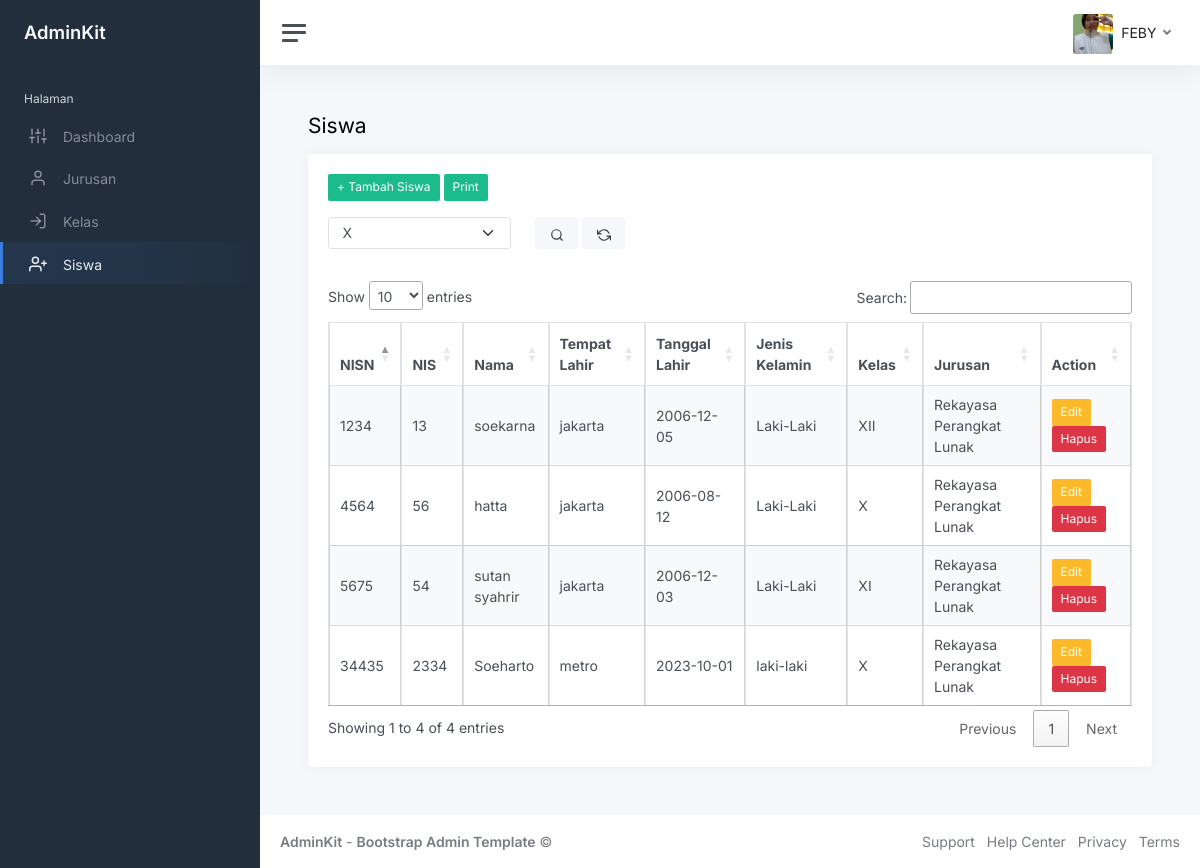
/index.php?page=siswa (signed in), run on the app's committed database.
### tables this page shows
CREATE TABLE `siswa` (
  `nisn` char(10) NOT NULL,
  `nis` char(4) NOT NULL,
  `nama_siswa` varchar(32) NOT NULL,
  `id_kelas` int(11) NOT NULL,
  `tempat_lahir` varchar(32) NOT NULL,
  `tanggal_lahir` date NOT NULL,
  `jenis_kelamin` varchar(10) NOT NULL
);

CREATE TABLE `kelas` (
  `id_kelas` int(11) NOT NULL,
  `id_jurusan` int(11) NOT NULL,
  `nama_kelas` varchar(10) NOT NULL
);

CREATE TABLE `jurusan` (
  `id_jurusan` int(11) NOT NULL,
  `nama_jurusan` varchar(50) NOT NULL
);

### siswa.php (the view, shortened to what this page needs)
<h1 class="h3 mb-3">Siswa</h1>
<div class="row">
    <div class="col-12">
        <div class="card flex-fill">
            <div class="card-body">
                <a href="?page=tambah-siswa" class="btn btn-success btn-sm mb-3">+ Tambah Siswa</a>
                <?php
                if (!empty($_POST['kelas'])) {
                ?>
                    <a href="cetak-siswa.php?kelas=<?php echo $kelas ?>" class="btn btn-success btn-sm mb-3" target="_blank">Print</a>
                <?php
                } else {
                ?>
                    <a href="cetak-siswa.php" class="btn btn-success btn-sm mb-3" target="_blank">Print</a>
                <?php
                }
                ?>
                <form action="" method="post">
                    <div class="row mb-3">
                        <div class="col-sm-3">
                            <div class="form-group">
                                <select name="kelas" class="form-select">
                                    <option value="X" <?php echo isset($_POST['kelas']) == true ? ($_POST['kelas'] == 'X' ? 'selected' : '') : '' ?>>
                                        X
                                    </option>
                                </select>
                            </div>
                        </div>
                        <div class="col-sm-3">
                            <button class="btn btn-light"><i data-feather="search"></i></button>
                            <a href="?page=siswa" class="btn btn-light"><i data-feather="refresh-ccw"></i></a>
                        </div>
                    </div>
                </form>
                <table class="table table-bordered table-striped table-hover cell-border" id="siswa">
                    <thead>
                        <tr>
                            <th>NISN</th>
                            <th>NIS</th>
                            <th>Nama</th>
                            <th>Tempat Lahir</th>
                            <th>Tanggal Lahir</th>
                            <th>Jenis Kelamin</th>
                            <th>Kelas</th>
                            <th>Jurusan</th>
                            <th>Action</th>
                        </tr>
                    </thead>
                    <tbody>
                        <?php
                        if (isset($_POST['kelas'])) {
                            $kelas = $_POST['kelas'];
                            $query = mysqli_query($koneksi, "SELECT * FROM siswa INNER JOIN kelas ON siswa.id_kelas=kelas.id_kelas INNER JOIN jurusan ON kelas.id_jurusan=jurusan.id_jurusan WHERE nama_kelas='$kelas'");
                        } else {
                            $query = mysqli_query($koneksi, "SELECT * FROM siswa INNER JOIN kelas ON siswa.id_kelas=kelas.id_kelas INNER JOIN jurusan ON kelas.id_jurusan=jurusan.id_jurusan");
                        }
                        while ($data = mysqli_fetch_array($query)) {
                        ?>
                            <tr>
                                <td><?php echo $data['nisn'] ?></td>
                                <td><?php echo $data['nis'] ?></td>
                                <td><?php echo $data['nama_siswa'] ?></td>
                                <td><?php echo $data['tempat_lahir'] ?></td>
                                <td><?php echo $data['tanggal_lahir'] ?></td>
                                <td><?php echo $data['jenis_kelamin'] ?></td>
                                <td><?php echo $data['nama_kelas'] ?></td>
                                <td><?php echo $data['nama_jurusan'] ?></td>
                                <td>
                                    <a href="?page=edit-siswa&id=<?php echo $data['nisn'] ?>" class="btn btn-warning btn-sm">Edit</a>
                                    <a href="?page=hapus-siswa&id=<?php echo $data['nisn'] ?>" class="btn btn-danger btn-sm">Hapus</a>
                                </td>
                            </tr>
                        <?php
                        }
                        ?>
                    </tbody>
                </table>
            </div>
        </div>
    </div>
</div>

### data on the page
siswa: nisn "1234", nis "13", nama_siswa "soekarna", tempat_lahir "jakarta", tanggal_lahir "2006-12-05", jenis_kelamin "Laki-Laki", id_kelas.nama_kelas "XII", jurusan.nama_jurusan "Rekayasa Perangkat Lunak"
siswa: nisn "34435", nis "2334", nama_siswa "Soeharto", tempat_lahir "metro", tanggal_lahir "2023-10-01", jenis_kelamin "laki-laki", id_kelas.nama_kelas "X", jurusan.nama_jurusan "Rekayasa Perangkat Lunak"
siswa: nisn "4564", nis "56", nama_siswa "hatta", tempat_lahir "jakarta", tanggal_lahir "2006-08-12", jenis_kelamin "Laki-Laki", id_kelas.nama_kelas "X", jurusan.nama_jurusan "Rekayasa Perangkat Lunak"
siswa: nisn "5675", nis "54", nama_siswa "sutan syahrir", tempat_lahir "jakarta", tanggal_lahir "2006-12-03", jenis_kelamin "Laki-Laki", id_kelas.nama_kelas "XI", jurusan.nama_jurusan "Rekayasa Perangkat Lunak"

### other printed values
$_SESSION['user']['nama'] "FEBY"
